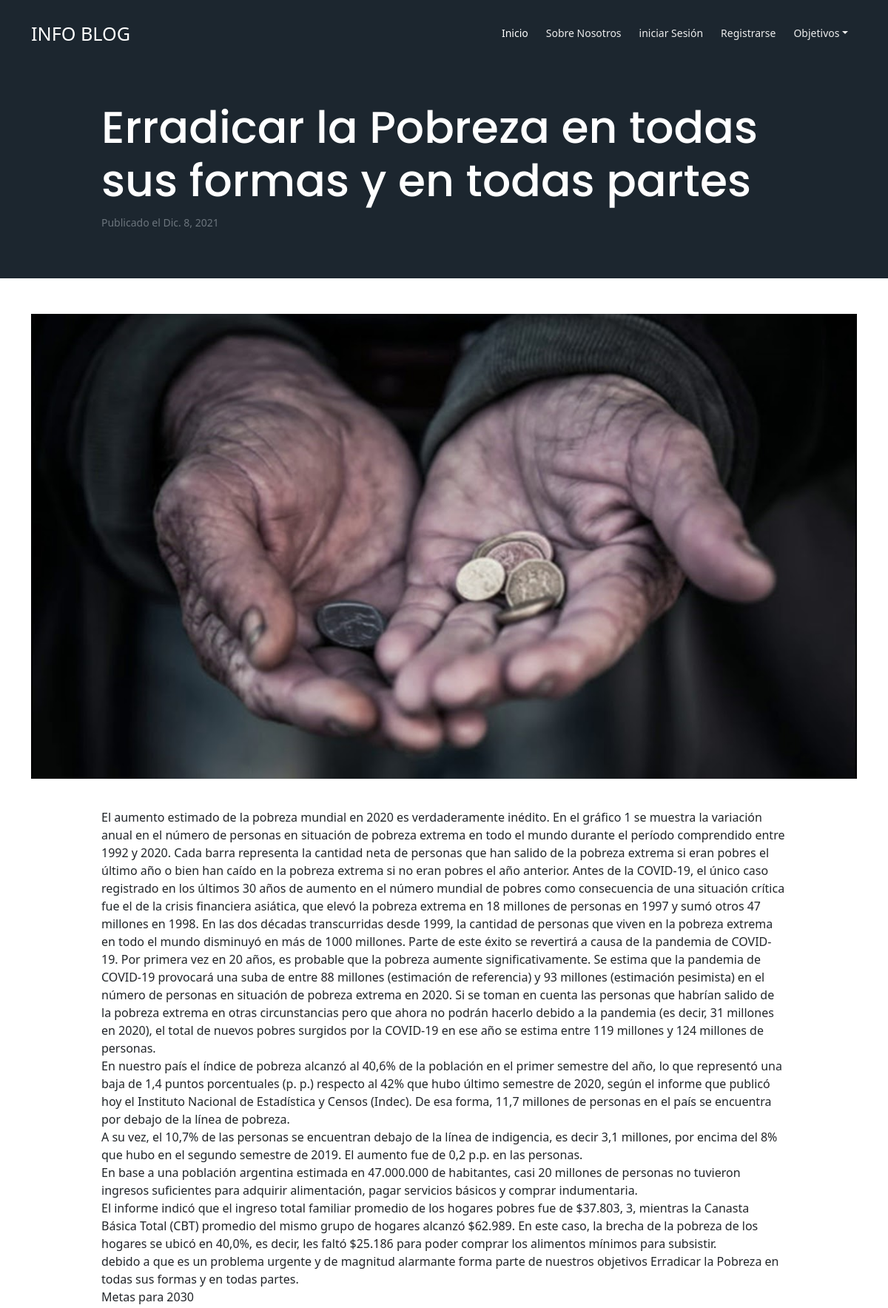
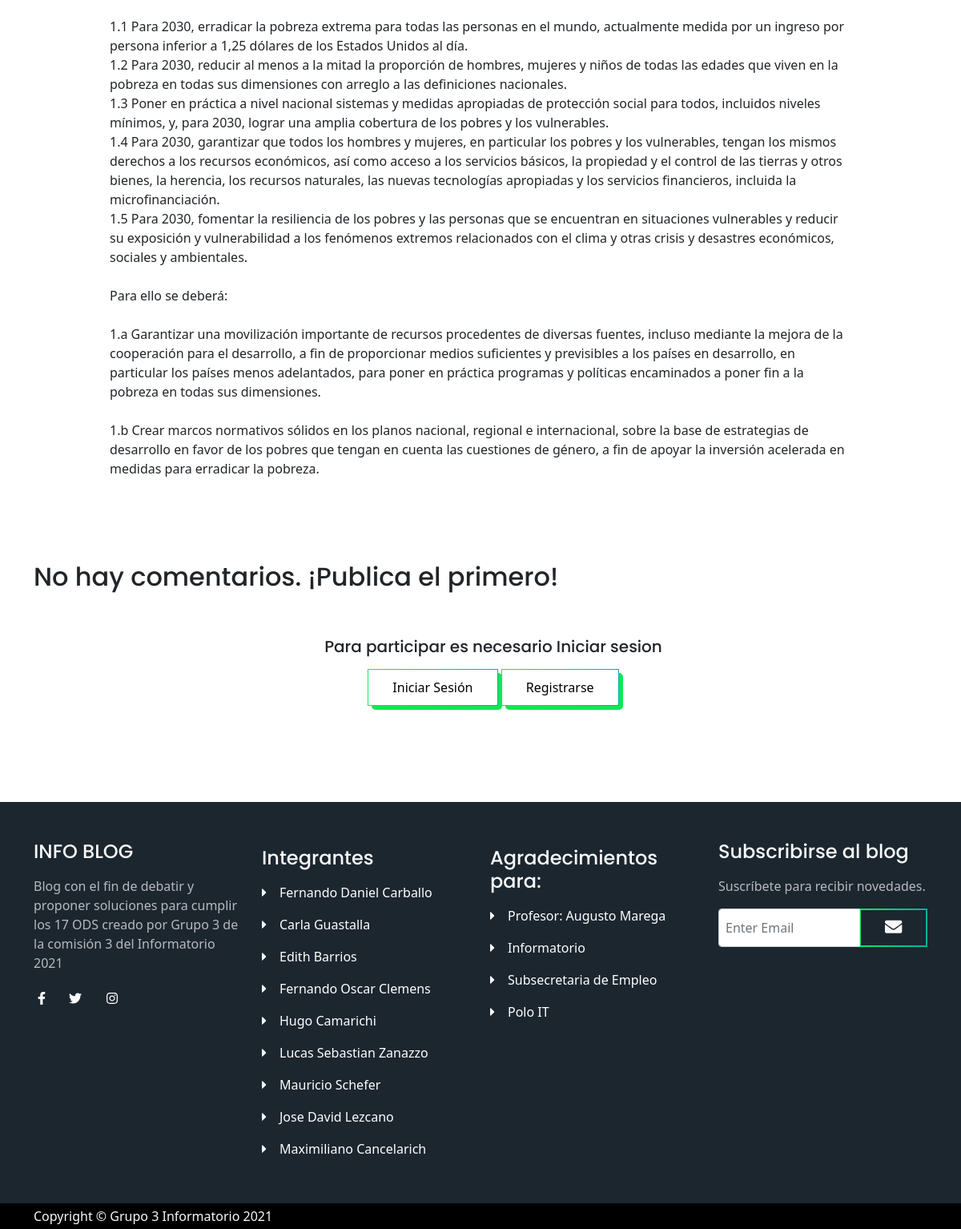
The app's page /post/dest/ with its own data (2 pictures, top to bottom).
### app/post/models.py (models this page shows, shortened)
class Post(models.Model):
    def user_directory_path(instance, filename: str):
        '''Toma: Una instancia del Post y el nombre de la imagen que se asigna al post.
        Devuelve: Un string con el directorio donde va a ser guardada la imagen.
        Usada en: El kwarg "upload_to" del atributo "img" del post.
        El kwarg "upload_to" le indica a Django dónde será guardada la imagen que le asignemos al post,
        así puede crear automáticamente esta carpeta y mover ahí el archivo en cuestión.'''
        return f"post/{instance.id}/{filename}"
    titulo = models.CharField('Título',
                              max_length=150,
                              null=False,
                              blank=False)
    fecha_creacion = models.DateField('Fecha de creación',
                                      auto_now=False,
                                      auto_now_add=True)
    descripcion = models.CharField('Descripción',
                                    max_length=255,
                                    null=False,
                                    blank=False)
    slug = models.SlugField('Slug',
                            max_length=100,
                            null=False,
                            blank=False)
    cuerpo = RichTextField('Cuerpo',
                              null=False,
                              blank=False, default="")
    img = models.ImageField(upload_to=user_directory_path, default="post/infoblog-logo.png")
    estado = models.BooleanField('Publicado/No publicado', default=True)
    categoria = models.ForeignKey(Categoria, on_delete=models.SET(0))
    destacado = models.BooleanField("Destacar", default=False)
    numero_visitas = models.IntegerField(default=0, editable=False)
    numero_comentarios = models.IntegerField(default=0, editable=False)
    class Meta:
        ordering = ('fecha_creacion', )

### app/post/views.py (the view)
# urls.py: path('post/<slug:post>/', views.vista_post, name="vista_post"),
@temporizar
def vista_post(request, post: str):
    objeto_post = get_object_or_404(Post, slug=post)
    comentarios = objeto_post.comentarios.filter(estado= True)
    objeto_post.numero_visitas = objeto_post.numero_visitas + 1
    objeto_post.save()
    comentario_nuevo = None
    if request.method == "POST":
        form_comentario= FormComentario(request.POST)
        if form_comentario.is_valid():
            comentario_nuevo = form_comentario.save(commit=False)
            comentario_nuevo.post_id = objeto_post
            comentario_nuevo.autor = User.objects.filter(username = request.user.username)[0]
            comentario_nuevo.save()
            objeto_post.numero_comentarios = objeto_post.numero_comentarios + 1
            objeto_post.save()
            return HttpResponseRedirect("/post/"+objeto_post.slug)
    else:
        form_comentario = FormComentario()
    contexto={
        "post": objeto_post,
        "comentarios": comentarios,
        "comentario": comentario_nuevo,
        "forma_comentario": form_comentario
    }
    return render(request, 'post/post_simple.html', context=contexto)

### BlogInfoBase/templates/post/post_simple.html (shortened to what this page needs)
{%extends 'base/base.html'%}
{% load static %}
{%block contenido%}
<header class="ex-header">
    <div class="container">
        <div class="row">
            <div class="col-xl-10 offset-xl-1">
                <h1>{{post.titulo}}</h1>
                <small class="text-muted">Publicado el {{post.fecha_creacion}}</small>
            </div>
        </div>
    </div>
</header>
<div class="ex-basic-1 ">
    <div class="container text-center">
        <div class="row">
            <div class="col-lg-12">
                <img class="img-fluid mt-5 mb-3" src="{{post.img.url}}" alt="alternative">
            </div>
        </div>
    </div>
</div>
<div class="ex-basic-1 pt-4 pb-5">
    <div class="container">
        <div class="row">
            <div class="col-xl-10 offset-xl-1" style="word-break: break-word;">
                {{post.cuerpo|safe|linebreaks}}
            </div>
        </div>
    </div>
</div>
<div oncontextmenu='return false' class='snippet-body pt-5'>
    <div class="container mt-2 mb-2">
        <div class="row d-flex justify-content-center">
            <div class="col">
                <div class="text-left">
                    {%with comentarios.count as total_comments%}
                    {% if total_comments != 0 %}
                    <h6>{{total_comments}} comentario{{ total_comments|pluralize }}</h6>
                </div>
                {%else%}
                <h2>
                    No hay comentarios. ¡Publica el primero!
                </h2>
                {% endif %}
                {%endwith%}
            </div>
        </div>
    </div>
</div>
<div class="ex-basic-1 pt-4 pb-5">
    <div class="container">
        <div class="row">
            <div class="col-xl-10 offset-xl-1" style="word-break: break-word;">
                {% if user.is_authenticated %}
                <form id="FormaComentario" method="post">
                    {{forma_comentario.as_p}}
                    {% csrf_token %}
                    <button type="submit" class="btn btn-tertiary my-2 btn-lg btn-block">Agregar comentario</button>
                </form>
                {% else %}
                <div class="container text-center m-3">
                    <div class="align-items-center">
                        <h5> Para participar es necesario Iniciar sesion </h5>
                        <a class="btn btn-tertiary my-2" aria-current="page" href="{% url 'login' %}">Iniciar Sesión</a>
                        <a class="btn btn-tertiary my-2" aria-current="page" href="{% url 'registro' %}">Registrarse</a>
                    </div>
                </div>
                {% endif %}
            </div>
        </div>
    </div>
</div>
{%endblock%}

### BlogInfoBase/templates/base/base.html (shortened to what this page needs)
{%load static%}
<!DOCTYPE html>
<html lang="es">
<head>
  <link href="{% static 'css/cssPosts/bootstrap.min.css' %}" rel="stylesheet">
  <link href="{% static 'css/cssPosts/fontawesome-all.min.css' %}" rel="stylesheet">
  <link href="{% static 'css/cssPosts/aos.min.css' %}" rel="stylesheet">
  <link href="{% static 'css/cssPosts/swiper.css' %}" rel="stylesheet">
  <link href="{% static 'css/cssPosts/style.css' %}" rel="stylesheet">
  <link rel="stylesheet" href="https://use.fontawesome.com/releases/v5.12.0/css/all.css">
</head>
<body>
  {%include 'base/navbar.html'%}
  {%block contenido%}
  {%endblock%}
  {%include 'base/footer.html'%}
  <div class="bottom py-1 text-light">
    <div class="container d-flex justify-content-between">
      <div>
        <p>Copyright © Grupo 3 Informatorio 2021</p>
      </div>
    </div>
  </div>
</body>
</html>

### BlogInfoBase/templates/base/navbar.html (shortened to what this page needs)
{% load static %}
<nav id="navbar" class="navbar navbar-expand-lg fixed-top navbar-dark" aria-label="Main navigation">
    <div class="container">
        <a class="navbar-brand logo-text" href="/">INFO BLOG</a>
        <div class="navbar-collapse offcanvas-collapse" id="navbarsExampleDefault">
            <ul class="navbar-nav ms-auto navbar-nav-scroll">
                <li class="nav-item">
                    <a class="nav-link active" aria-current="page" href="/">Inicio</a>
                </li>
                <li class="nav-item">
                    <a class="nav-link" aria-current="page" href="#about">Sobre Nosotros</a>
                </li>
                {% if user.is_authenticated %}
                <li class="nav-item mt-auto">
                    <a class="nav-link" aria-current="page" href="#about">{{user.username}}</a>
                </li>
                <li class="nav-item mt-auto">
                    <a class="nav-link" aria-current="page" href="{% url 'logout' %}">Cerrar Sesión</a>
                </li>
                {% else %}
                <li class="nav-item mt-auto">
                    <a class="nav-link" aria-current="page" href="{% url 'login' %}">iniciar Sesión</a>
                </li>
                {% endif %}
                <li class="nav-item">
                    <a class="nav-link" aria-current="page" href="{% url 'registro' %}">Registrarse</a>
                </li>
                <li class="nav-item dropdown">
                    <a class="nav-link dropdown-toggle" id="dropdown01" data-bs-toggle="dropdown" aria-expanded="false"
                        href="#">Objetivos</a>
        </div>
    </div>
</nav>

### BlogInfoBase/templates/base/footer.html
{%load static%}
<section class="footer text-light mt-5">
  <div class="container">
    <div class="row">
      <div class="col-lg-3 py-4 py-md-5">
        <div class="d-flex align-items-center">
          <h4 class="">INFO BLOG</h4>
        </div>
        <p class="py-3 para-light">
          Blog con el fin de debatir y proponer soluciones para cumplir los 17
          ODS creado por Grupo 3 de la comisión 3 del Informatorio 2021
        </p>
        <div class="d-flex">
          <div class="me-3">
            <a href="#">
              <i class="fab fa-facebook-f fa-2x py-2"></i>
            </a>
          </div>
          <div class="me-3">
            <a href="#">
              <i class="fab fa-twitter fa-2x py-2"></i>
            </a>
          </div>
          <div class="me-3">
            <a href="#">
              <i class="fab fa-instagram fa-2x py-2"></i>
            </a>
          </div>
        </div>
      </div>
      <div class="col-lg-3 py-4 py-md-5">
        <div>
          <h4 class="py-2">Integrantes</h4>
          <div class="d-flex align-items-center py-2">
            <i class="fas fa-caret-right"></i>
            <a href="https://www.linkedin.com/in/fercarballo/
            "
              ><p class="ms-3">Fernando Daniel Carballo</p></a
            >
          </div>
          <div class="d-flex align-items-center py-2">
            <i class="fas fa-caret-right"></i>
            <a href="#"
              ><p class="ms-3">Carla Guastalla</p></a
            >
          </div>
          <div class="d-flex align-items-center py-2">
            <i class="fas fa-caret-right"></i>
            <a href="https://www.linkedin.com/in/edith-elisa-barrios-74b4b9139">
              <p class="ms-3">Edith Barrios</p></a>
          </div>
          <div class="d-flex align-items-center py-2">
            <i class="fas fa-caret-right"></i>
            <a href="https://www.linkedin.com/in/foclemens/"
              ><p class="ms-3">Fernando Oscar Clemens</p></a
            >
          </div>
          <div class="d-flex align-items-center py-2">
            <i class="fas fa-caret-right"></i>
            <a href="#"><p class="ms-3">Hugo Camarichi</p></a>
          </div>
          <div class="d-flex align-items-center py-2">
            <i class="fas fa-caret-right"></i>
            <a href="https://www.linkedin.com/in/lucas-zanazzo-6a8737187/">
              <p class="ms-3">Lucas Sebastian Zanazzo</p></a>
          </div>
          <div class="d-flex align-items-center py-2">
            <i class="fas fa-caret-right"></i>
            <a href="https://www.linkedin.com/in/mauricio-schefer-25423b214"
              ><p class="ms-3">Mauricio Schefer</p></a
            >
          </div>
          <div class="d-flex align-items-center py-2">
            <i class="fas fa-caret-right"></i>
            <a href="#"
              ><p class="ms-3">Jose David Lezcano</p></a
            >
          </div>
          <div class="d-flex align-items-center py-2">
            <i class="fas fa-caret-right"></i>
            <a href="https://www.linkedin.com/in/maximiliano-adri%C3%A1n-cancelarich-393178214/"
              ><p class="ms-3">Maximiliano Cancelarich</p></a
            >
          </div>
        </div>
      </div>
      <div class="col-lg-3 py-4 py-md-5">
        <div>
          <h4 class="py-2">Agradecimientos para:</h4>
          <div class="d-flex align-items-center py-2">
            <i class="fas fa-caret-right"></i>
            <a
              href="https://www.linkedin.com/in/augusto-marega-2626571a7/"
              target="_blank"
              ><p class="ms-3">Profesor: Augusto Marega</p></a
            >
          </div>
          <div class="d-flex align-items-center py-2">
            <i class="fas fa-caret-right"></i>
            <a href="https://empleo.chaco.gob.ar/informatorio#/" target="_blank"><p class="ms-3">Informatorio</p></a>
          </div>
          <div class="d-flex align-items-center py-2">
            <i class="fas fa-caret-right"></i>
            <a href="https://empleo.chaco.gob.ar/#/" target="_blank"><p class="ms-3">Subsecretaria de Empleo</p></a>
          </div>
          <div class="d-flex align-items-center py-2">
            <i class="fas fa-caret-right"></i>
            <a href="https://poloitchaco.org.ar/" target="_blank"><p class="ms-3">Polo IT</p></a>
          </div>
        </div>
      </div>
      <div class="col-lg-3 py-4 py-md-5">
        <div class="d-flex align-items-center">
          <h4>Subscribirse al blog</h4>
        </div>
        <p class="py-3 para-light">
          Suscríbete para recibir novedades.
        </p>
        <div class="d-flex align-items-center">
          <div class="input-group mb-3">
            <input
              type="text"
              class="form-control p-2"
              placeholder="Enter Email"
              aria-label="Recipient's email"
              aria-describedby="button-addon2"
            />
            <button class="btn-secondary text-light" id="button-addon2">
              <i class="fas fa-envelope fa-lg"></i>
            </button>
          </div>
        </div>
      </div>
    </div>
  </div>
</section>

### records on screen
Post: titulo "Erradicar la Pobreza en todas sus formas y en todas partes", fecha_creacion "Dic. 8, 2021", img (placeholder picture), cuerpo "El aumento estimado de la pobreza mundial en 2020 es verdaderamente inédito. En el gráfico 1 se muestra la variación anual en el número de personas en situación de pobreza extrema en todo el mundo durante el período comprendido entre 1992 y 2020. Cada barra representa la cantidad neta de personas que han salido de la pobreza extrema si eran pobres el último año o bien han caído en la pobreza extrema si no eran pobres el año anterior. Antes de la COVID-19, el único caso registrado en los últimos 30 años de aumento en el número mundial de pobres como consecuencia de una situación crítica fue el de la crisis financiera asiática, que elevó la pobreza extrema en 18 millones de personas en 1997 y…"
